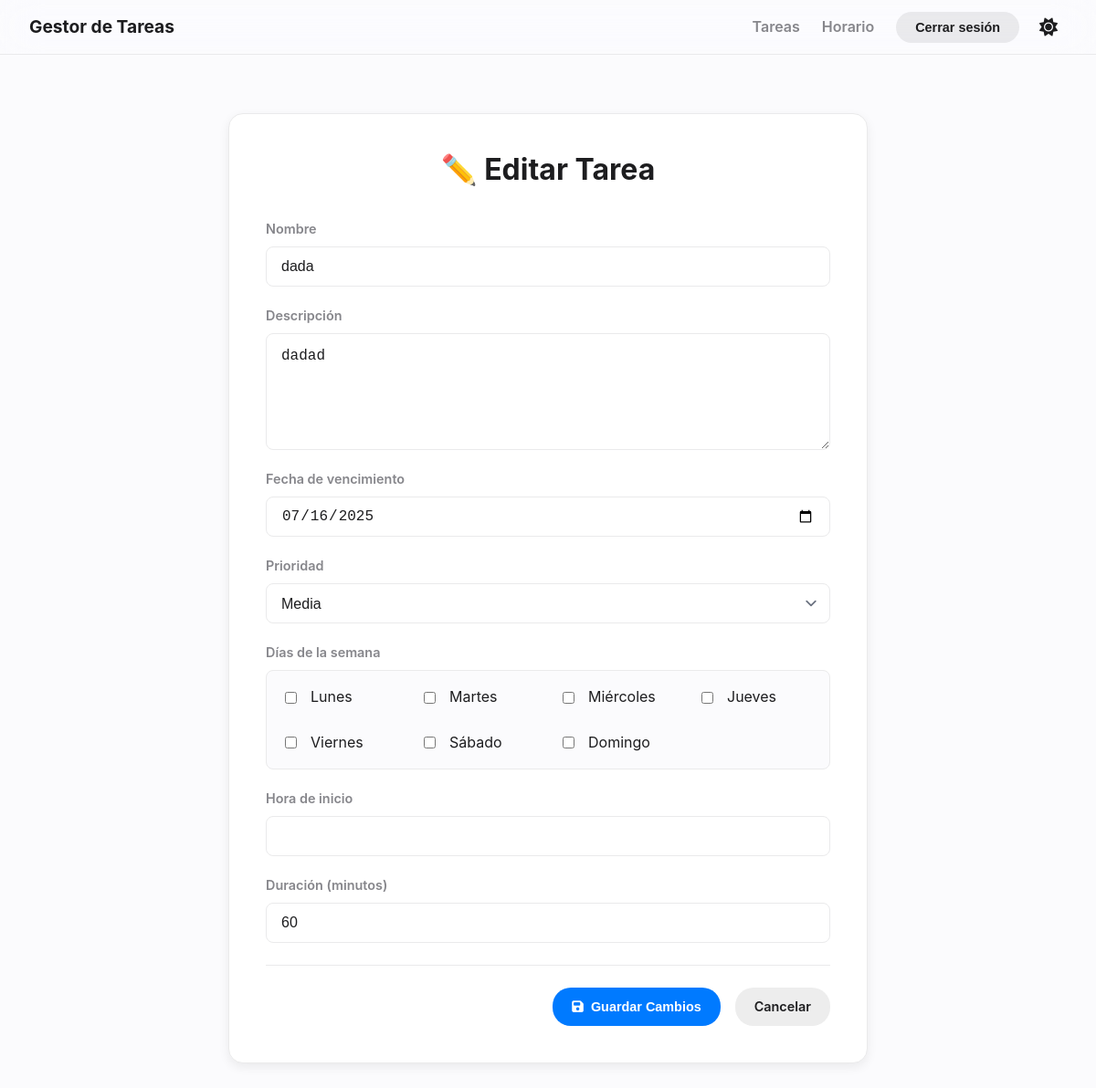
The page /task/30/edit/ (signed in) on the database its author committed.
### tareas/models.py (models this page shows, shortened)
class Task(models.Model):
    ESTADO_CHOICES = [
        ('pendiente', _('Pendiente')),
        ('completada', _('Completada')),
        ('vencida', _('Vencida')),
    ]
    PRIORIDAD_CHOICES = [
        ('alta', _('Alta')),
        ('media', _('Media')),
        ('baja', _('Baja')),
    ]
    DAYS_OF_WEEK = [
        ('Monday', _('Lunes')),
        ('Tuesday', _('Martes')),
        ('Wednesday', _('Miércoles')),
        ('Thursday', _('Jueves')),
        ('Friday', _('Viernes')),
        ('Saturday', _('Sábado')),
        ('Sunday', _('Domingo')),
    ]
    nombre = models.CharField(max_length=200, verbose_name=_('Nombre'))
    descripcion = models.TextField(verbose_name=_('Descripción'))
    fecha_vencimiento = models.DateField(verbose_name=_('Fecha de vencimiento'))
    estado = models.CharField(max_length=20, choices=[('pendiente', _('Pendiente')), ('completada', _('Completada'))], default='pendiente', verbose_name=_('Estado'))
    prioridad = models.CharField(max_length=10, choices=PRIORIDAD_CHOICES, default='media', verbose_name=_('Prioridad'))
    usuario = models.ForeignKey(User, on_delete=models.CASCADE, verbose_name=_('Usuario'))
    dia_semana = models.JSONField(default=list, blank=True, null=True, verbose_name=_('Días de la semana'))
    hora_inicio = models.TimeField(blank=True, null=True, verbose_name=_('Hora de inicio'))
    duracion_minutos = models.IntegerField(default=60, verbose_name=_('Duración (minutos)'))
    scheduled_dia_semana = models.JSONField(default=list, blank=True, null=True)
    scheduled_hora_inicio = models.TimeField(blank=True, null=True)
    recordatorio_enviado = models.BooleanField(default=False, verbose_name=_('Recordatorio enviado'))

### tareas/views.py (the view)
# urls.py: path('task/<int:pk>/edit/', views.TaskUpdateView.as_view(), name='task-update'),
class TaskUpdateView(LoginRequiredMixin, SuccessMessageMixin, UpdateView):
    model = Task
    form_class = TaskForm
    template_name = 'tareas/task_form.html'
    success_url = reverse_lazy('task-list')
    success_message = "📝 ¡Tarea actualizada correctamente!"
    def get_queryset(self):
        return Task.objects.filter(usuario=self.request.user)

### tareas/context_processors.py (called while the page is built)
def greeting_context_processor(request):
    context = {}
    current_hour = datetime.now().hour
    if 5 <= current_hour < 12:
        context['greeting'] = "Buenos días"
    elif 12 <= current_hour < 19:
        context['greeting'] = "Buenas tardes"
    else:
        context['greeting'] = "Buenas noches"
    if request.user.is_authenticated:
        tasks_today_count = Task.objects.filter(
            usuario=request.user,
            fecha_vencimiento=date.today(),
            estado='pendiente'
        ).count()
        context['tasks_today_count'] = tasks_today_count
    else:
        context['tasks_today_count'] = 0
    return context

### templates/tareas/task_form.html (shortened to what this page needs)
{% extends "base.html" %}
{% load static %}
{% load widget_tweaks %}
{% block content %}
<div class="form-container">
    <form method="post" class="styled-form" novalidate>
        <h1>{% if form.instance.pk %}✏️ Editar Tarea{% else %} Nueva Tarea{% endif %}</h1>
        {% for field in form %}
            <div class="form-group" id="group_{{ field.id_for_label }}">
                <label for="{{ field.id_for_label }}" class="form-label">{{ field.label }}</label>
                {% if field.name == 'dia_semana' %}
                    <div class="checkbox-multiple-group">
                        {% for choice in field %}
                            <div class="checkbox-group">
                                {{ choice.tag }}
                                <label for="{{ choice.id_for_label }}">{{ choice.choice_label }}</label>
                            </div>
                        {% endfor %}
                    </div>
                {% else %}
                    {% if field.name == 'hora_inicio' %}
                        {% render_field field class="form-control time-picker-input" %}
                    {% else %}
                        {% render_field field class="form-control" %}
                    {% endif %}
                {% endif %}
            </div>
        {% endfor %}
        <div class="form-actions">
            <button type="submit" class="btn btn-primary">
                <i class="fas fa-save"></i> Guardar Cambios
            </button>
            <a href="{% url 'task-list' %}" class="btn btn-secondary">Cancelar</a>
        </div>
    </form>
</div>
{% endblock %}

### static/css/estilos.css (style rules this page uses)
html { box-sizing: border-box; font-size: 16px; }
*, *:before, *:after { box-sizing: inherit; }
body, h1, h2, h3, h4, h5, h6, p, ol, ul { margin: 0; padding: 0; font-weight: normal; }
:root { --font-primary: 'Inter', -apple-system, BlinkMacSystemFont, "Segoe UI", Roboto, Helvetica, Arial, sans-serif; --bg-color-light: #FBFBFD; --surface-color-light: #FFFFFF; --border-color-light: #EAEAEB; --text-primary-light: #1D1D1F; --text-secondary-light: #86868B; --accent-primary-light: #007AFF; --accent-green-light: #34C759; --accent-red-light: #FF3B30; --card-shadow-light: 0 4px 12px rgba(0, 0, 0, 0.07); --checkbox-border-color-light: #BDBDBD; --bg-color-dark: #0D0D0D; --surface-color-dark: #1A1A1C; --border-color-dark: #2C2C2E; --text-primary-dark: #E5E5EA; --text-secondary-dark: #8E8E93; --accent-primary-dark: #0A84FF; --accent-green-dark: #30D158; --accent-red-dark: #FF453A; --card-shadow-dark: none; --checkbox-border-color-dark: #545458; }
body { --bg-color: var(--bg-color-light); --surface-color: var(--surface-color-light); --border-color: var(--border-color-light); --text-primary: var(--text-primary-light); --text-secondary: var(--text-secondary-light); --accent-primary: var(--accent-primary-light); --accent-green: var(--accent-green-light); --accent-red: var(--accent-red-light); --card-shadow: var(--card-shadow-light); --checkbox-border-color: var(--checkbox-border-color-light); }
body { background-color: var(--bg-color); color: var(--text-primary); font-family: var(--font-primary); font-weight: 400; line-height: 1.6; transition: background-color 0.3s ease, color 0.3s ease; -webkit-font-smoothing: antialiased; -moz-osx-font-smoothing: grayscale; }
h1, .h1 { font-size: 2rem; font-weight: 700; line-height: 1.3; color: var(--text-primary); margin-bottom: 1.5rem; }
.btn { display: inline-flex; align-items: center; justify-content: center; gap: 0.5rem; font-size: 0.9rem; font-weight: 600; padding: 0.5rem 1.25rem; border-radius: 20px; border: 1px solid transparent; cursor: pointer; text-decoration: none; transition: transform 0.2s ease, background-color 0.2s ease, box-shadow 0.2s ease, border-color 0.2s ease; -webkit-tap-highlight-color: transparent; }
.btn-primary { background-color: var(--accent-primary); color: #FFFFFF; }
.btn-secondary { background-color: color-mix(in srgb, var(--text-primary) 8%, transparent); color: var(--text-primary); }
.form-group { margin-bottom: 1.25rem; }
.form-label { display: block; font-size: 0.9rem; font-weight: 600; margin-bottom: 0.5rem; color: var(--text-secondary); }
.form-control { display: block; width: 100%; height: 44px; padding: 0 1rem; font-size: 1rem; color: var(--text-primary); background-color: var(--surface-color); border: 1px solid var(--border-color); border-radius: 8px; transition: border-color 0.2s ease, box-shadow 0.2s ease; }
textarea.form-control { height: auto; padding: 0.75rem 1rem; line-height: 1.6; }
select.form-control { -webkit-appearance: none; -moz-appearance: none; appearance: none; background-position: right 0.5rem center; background-repeat: no-repeat; background-size: 1.5em 1.5em; padding-right: 2.5rem; }
.checkbox-group { display: flex; align-items: center; gap: 0.75rem; padding: 0.5rem 0; }
.checkbox-group label { margin: 0; font-weight: 600; }
.checkbox-multiple-group { display: grid; grid-template-columns: repeat(auto-fit, minmax(120px, 1fr)); gap: 0.5rem; padding: 0.5rem; background-color: var(--bg-color); border-radius: 8px; border: 1px solid var(--border-color); }
.checkbox-multiple-group .checkbox-group { padding: 0.5rem; border-radius: 6px; transition: background-color 0.2s ease; }
.checkbox-multiple-group .checkbox-group label { font-weight: normal; }
.form-container { max-width: 700px; margin: 2rem auto; }
.styled-form { padding: 2.5rem; background-color: var(--surface-color); border: 1px solid var(--border-color); border-radius: 16px; box-shadow: var(--card-shadow); }
.styled-form h1 { text-align: center; margin-bottom: 2rem; }
.form-actions { display: flex; gap: 1rem; margin-top: 1.5rem; padding-top: 1.5rem; border-top: 1px solid var(--border-color); }
.styled-form:not(.auth-form) .form-actions { justify-content: flex-end; }

### rows shown on the page
Task: nombre "dada" "dadad" "07/16/2025" "Media" "60"

### other values the page prints
{{ field.label }} "Nombre" "Descripción" "Fecha de vencimiento" "Prioridad" "Días de la semana" "Hora de inicio" "Duración (minutos)"
{{ choice.choice_label }} "Lunes" "Martes" "Miércoles" "Jueves" "Viernes" "Sábado" "Domingo"
